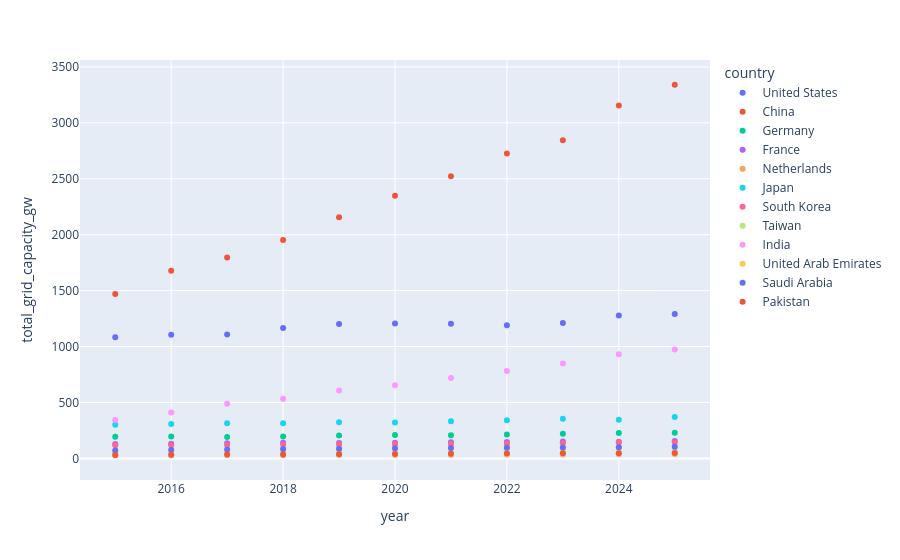

Write notebook code for a chart like this one.
### Markdown cell above
#### Taiwan has the highest grid-stress (2.43) as they already using more than 40% of Energy only to AI datacenters, also the geopolitical risk score is roughly high (9.5).

### Code cell
px.scatter(df4,x='year',y='total_grid_capacity_gw',color='country')

### Figure 1 — Plotly figure (JSON) as saved in the notebook; plotly's stock layout.template omitted (floating-point values rounded to 4 significant figures)
{"data": [{"hovertemplate": "country=United States<br>year=%{x}<br>total_grid_capacity_gw=%{y}<extra></extra>", "legendgroup": "United States", "marker": {"color": "#636efa", "symbol": "circle"}, "mode": "markers", "name": "United States", "orientation": "v", "showlegend": true, "type": "scatter", "x": [2015, 2016, 2017, 2018, 2019, 2020, 2021, 2022, 2023, 2024, 2025], "xaxis": "x", "y": [1082.0, 1104.0, 1107.0, 1165.0, 1202.0, 1206.0, 1203.0, 1191.0, 1211.0, 1278.0, 1290.0], "yaxis": "y"}, {"hovertemplate": "country=China<br>year=%{x}<br>total_grid_capacity_gw=%{y}<extra></extra>", "legendgroup": "China", "marker": {"color": "#EF553B", "symbol": "circle"}, "mode": "markers", "name": "China", "orientation": "v", "showlegend": true, "type": "scatter", "x": [2015, 2016, 2017, 2018, 2019, 2020, 2021, 2022, 2023, 2024, 2025], "xaxis": "x", "y": [1469.0, 1677.0, 1796.0, 1952.0, 2157.0, 2349.0, 2523.0, 2726.0, 2844.0, 3155.0, 3341.0], "yaxis": "y"}, {"hovertemplate": "country=Germany<br>year=%{x}<br>total_grid_capacity_gw=%{y}<extra></extra>", "legendgroup": "Germany", "marker": {"color": "#00cc96", "symbol": "circle"}, "mode": "markers", "name": "Germany", "orientation": "v", "showlegend": true, "type": "scatter", "x": [2015, 2016, 2017, 2018, 2019, 2020, 2021, 2022, 2023, 2024, 2025], "xaxis": "x", "y": [193.0, 195.7, 191.8, 195.5, 205.1, 210.2, 206.7, 213.4, 220.6, 226.7, 228.5], "yaxis": "y"}, {"hovertemplate": "country=France<br>year=%{x}<br>total_grid_capacity_gw=%{y}<extra></extra>", "legendgroup": "France", "marker": {"color": "#ab63fa", "symbol": "circle"}, "mode": "markers", "name": "France", "orientation": "v", "showlegend": true, "type": "scatter", "x": [2015, 2016, 2017, 2018, 2019, 2020, 2021, 2022, 2023, 2024, 2025], "xaxis": "x", "y": [128.8, 131.1, 135.2, 140.1, 138.4, 139.5, 144.3, 146.7, 151.9, 148.4, 155.0], "yaxis": "y"}, {"hovertemplate": "country=Netherlands<br>year=%{x}<br>total_grid_capacity_gw=%{y}<extra></extra>", "legendgroup": "Netherlands", "marker": {"color": "#FFA15A", "symbol": "circle"}, "mode": "markers", "name": "Netherlands", "orientation": "v", "showlegend": true, "type": "scatter", "x": [2015, 2016, 2017, 2018, 2019, 2020, 2021, 2022, 2023, 2024, 2025], "xaxis": "x", "y": [28.1, 28.2, 30.2, 30.9, 32.6, 32.6, 33.1, 34.1, 35.0, 37.3, 38.6], "yaxis": "y"}, {"hovertemplate": "country=Japan<br>year=%{x}<br>total_grid_capacity_gw=%{y}<extra></extra>", "legendgroup": "Japan", "marker": {"color": "#19d3f3", "symbol": "circle"}, "mode": "markers", "name": "Japan", "orientation": "v", "showlegend": true, "type": "scatter", "x": [2015, 2016, 2017, 2018, 2019, 2020, 2021, 2022, 2023, 2024, 2025], "xaxis": "x", "y": [301.9, 308.1, 313.8, 314.9, 322.5, 321.7, 332.4, 342.0, 353.5, 344.7, 369.3], "yaxis": "y"}, {"hovertemplate": "country=South Korea<br>year=%{x}<br>total_grid_capacity_gw=%{y}<extra></extra>", "legendgroup": "South Korea", "marker": {"color": "#FF6692", "symbol": "circle"}, "mode": "markers", "name": "South Korea", "orientation": "v", "showlegend": true, "type": "scatter", "x": [2015, 2016, 2017, 2018, 2019, 2020, 2021, 2022, 2023, 2024, 2025], "xaxis": "x", "y": [116.8, 118.1, 120.5, 125.0, 124.4, 126.8, 129.3, 130.8, 136.4, 141.5, 142.6], "yaxis": "y"}, {"hovertemplate": "country=Taiwan<br>year=%{x}<br>total_grid_capacity_gw=%{y}<extra></extra>", "legendgroup": "Taiwan", "marker": {"color": "#B6E880", "symbol": "circle"}, "mode": "markers", "name": "Taiwan", "orientation": "v", "showlegend": true, "type": "scatter", "x": [2015, 2016, 2017, 2018, 2019, 2020, 2021, 2022, 2023, 2024, 2025], "xaxis": "x", "y": [47.5, 48.6, 51.1, 54.0, 55.1, 56.5, 58.4, 63.1, 65.7, 67.5, 67.6], "yaxis": "y"}, {"hovertemplate": "country=India<br>year=%{x}<br>total_grid_capacity_gw=%{y}<extra></extra>", "legendgroup": "India", "marker": {"color": "#FF97FF", "symbol": "circle"}, "mode": "markers", "name": "India", "orientation": "v", "showlegend": true, "type": "scatter", "x": [2015, 2016, 2017, 2018, 2019, 2020, 2021, 2022, 2023, 2024, 2025], "xaxis": "x", "y": [342.6, 411.4, 488.7, 533.6, 607.2, 653.7, 718.7, 780.3, 847.8, 932.1, 974.4], "yaxis": "y"}, {"hovertemplate": "country=United Arab Emirates<br>year=%{x}<br>total_grid_capacity_gw=%{y}<extra></extra>", "legendgroup": "United Arab Emirates", "marker": {"color": "#FECB52", "symbol": "circle"}, "mode": "markers", "name": "United Arab Emirates", "orientation": "v", "showlegend": true, "type": "scatter", "x": [2015, 2016, 2017, 2018, 2019, 2020, 2021, 2022, 2023, 2024, 2025], "xaxis": "x", "y": [28.8, 29.2, 32.1, 32.3, 35.0, 37.1, 38.7, 39.1, 41.5, 42.7, 45.7], "yaxis": "y"}, {"hovertemplate": "country=Saudi Arabia<br>year=%{x}<br>total_grid_capacity_gw=%{y}<extra></extra>", "legendgroup": "Saudi Arabia", "marker": {"color": "#636efa", "symbol": "circle"}, "mode": "markers", "name": "Saudi Arabia", "orientation": "v", "showlegend": true, "type": "scatter", "x": [2015, 2016, 2017, 2018, 2019, 2020, 2021, 2022, 2023, 2024, 2025], "xaxis": "x", "y": [70.8, 74.3, 78.9, 83.2, 87.3, 90.4, 92.4, 94.6, 96.4, 100.0, 104.0], "yaxis": "y"}, {"hovertemplate": "country=Pakistan<br>year=%{x}<br>total_grid_capacity_gw=%{y}<extra></extra>", "legendgroup": "Pakistan", "marker": {"color": "#EF553B", "symbol": "circle"}, "mode": "markers", "name": "Pakistan", "orientation": "v", "showlegend": true, "type": "scatter", "x": [2015, 2016, 2017, 2018, 2019, 2020, 2021, 2022, 2023, 2024, 2025], "xaxis": "x", "y": [30.8, 32.4, 34.1, 34.5, 36.5, 39.7, 40.8, 43.2, 45.3, 46.5, 49.2], "yaxis": "y"}], "layout": {"legend": {"title": {"text": "country"}, "tracegroupgap": 0}, "margin": {"t": 60}, "xaxis": {"anchor": "y", "domain": [0, 1], "title": {"text": "year"}}, "yaxis": {"anchor": "x", "domain": [0, 1], "title": {"text": "total_grid_capacity_gw"}}}}
